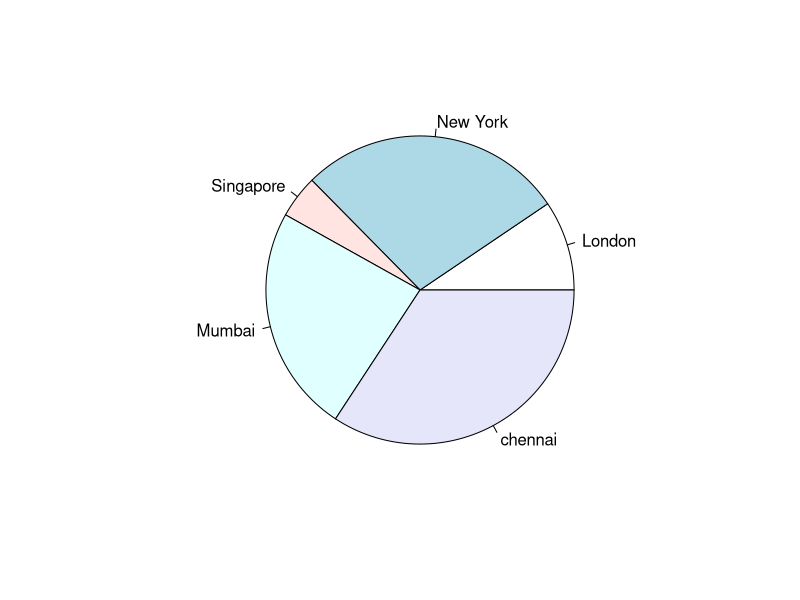
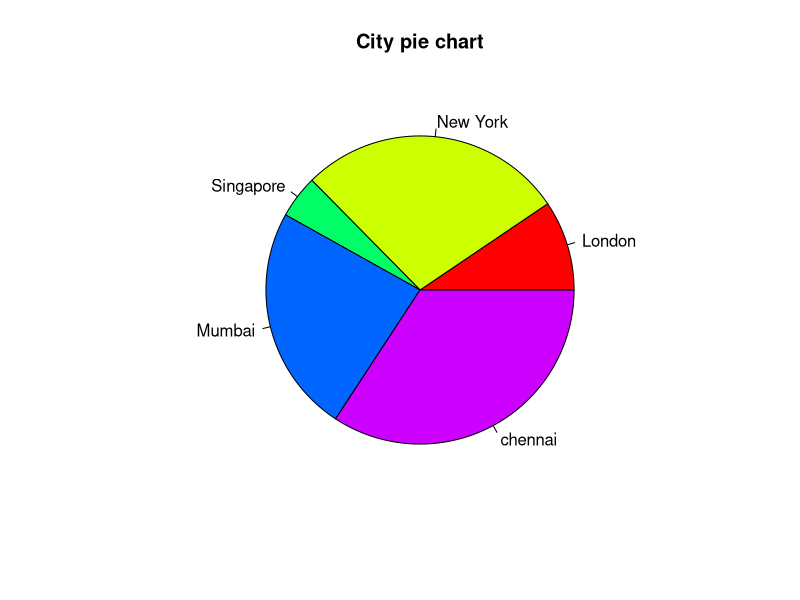
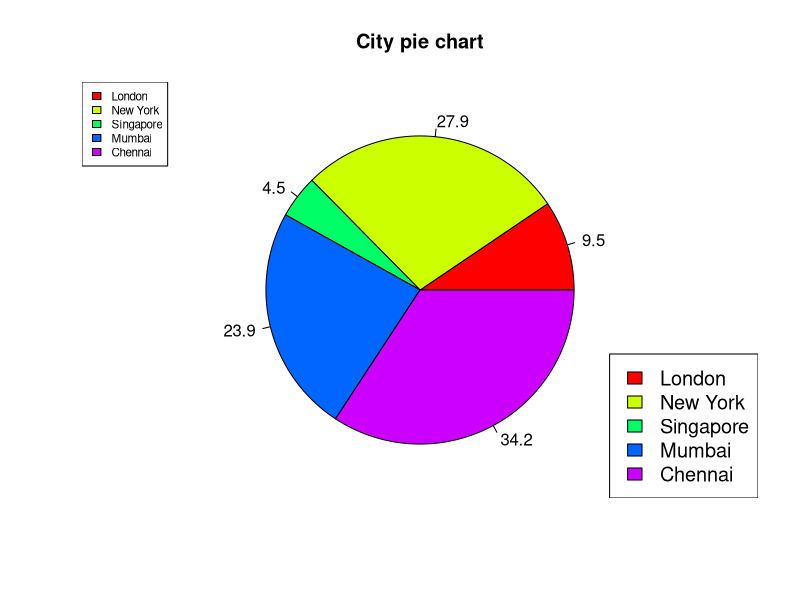
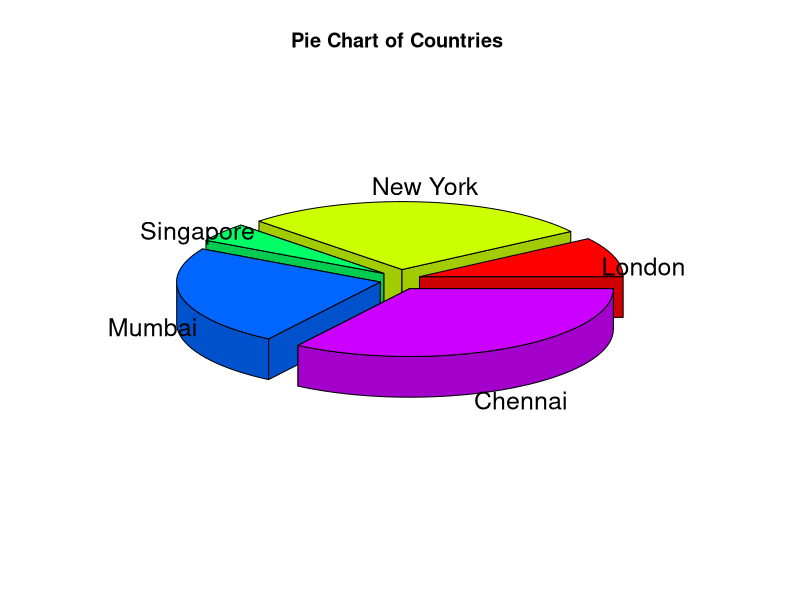
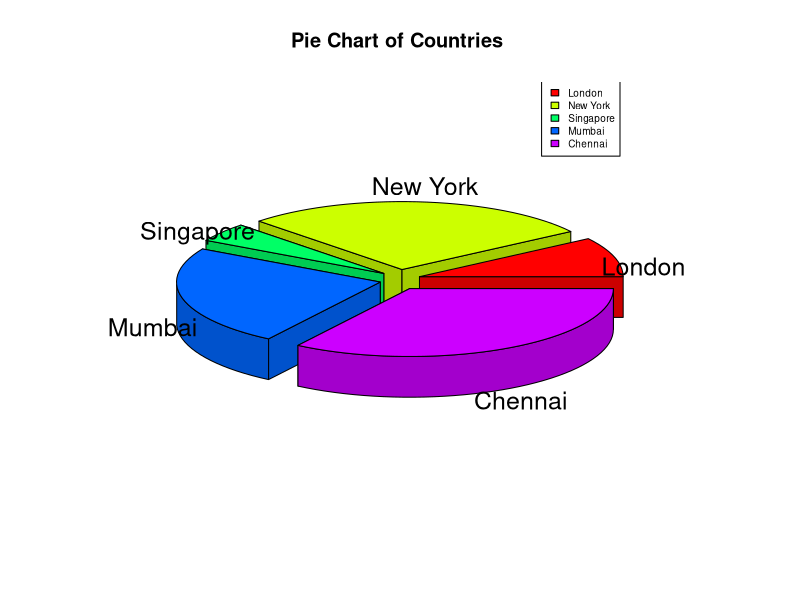
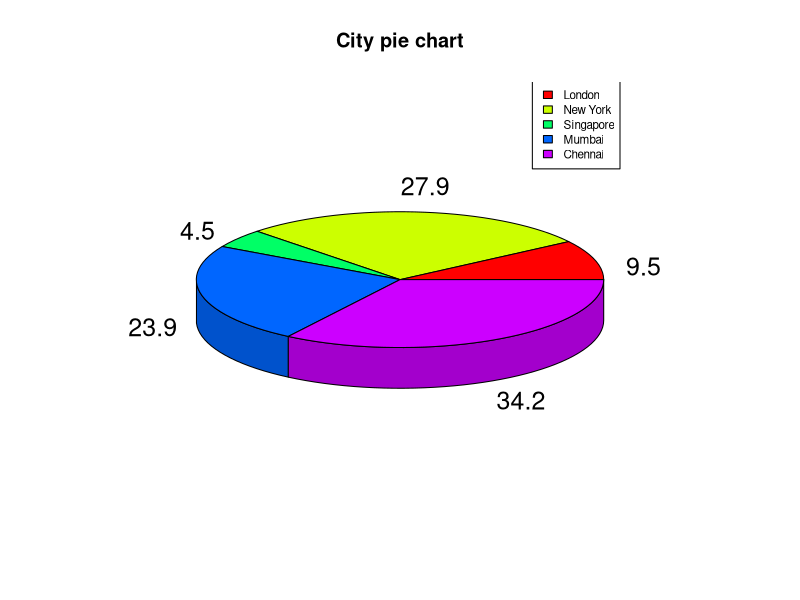
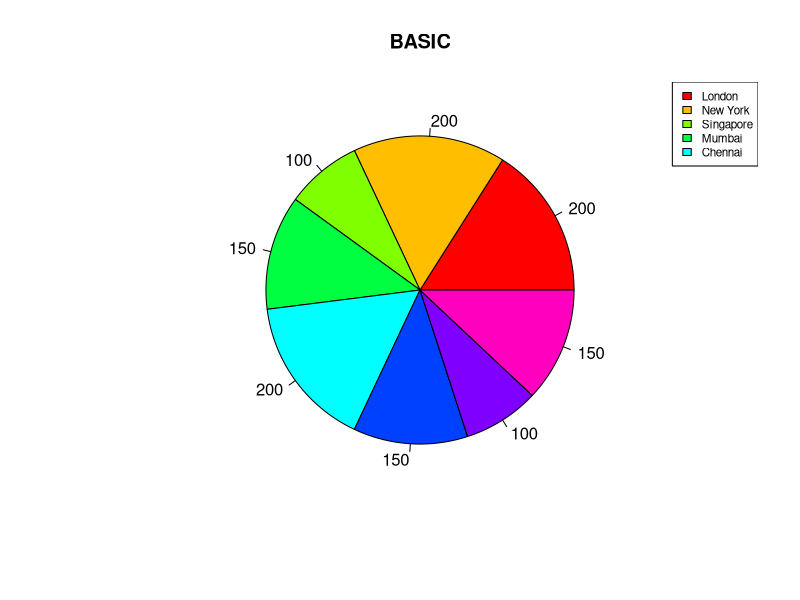

These figures' R source, in order: (Note: this script raises an error after producing the figures.)
#R Programming language has numerous libraries to create charts and graphs. A pie-chart is a representation of values as slices of a circle with different colors. 
#The slices are labeled and the numbers corresponding to each slice is also represented in the chart.

#In R the pie chart is created using the pie() function which takes positive numbers as a vector input. The additional parameters are used to control labels, color, title etc.

#Syntax
#The basic syntax for creating a pie-chart using the R is −

#pie(x, labels, radius, main, col, clockwise)
#Following is the description of the parameters used −

#x is a vector containing the numeric values used in the pie chart.

#labels is used to give description to the slices.

#radius indicates the radius of the circle of the pie chart.(value between −1 and +1).

#main indicates the title of the chart.

#col indicates the color palette.

#clockwise is a logical value indicating if the slices are drawn clockwise or anti clockwise.

#Example
#A very simple pie-chart is created using just the input vector and labels.
#The below script will create and save the pie chart in the current R working directory.

# Create data for the graph.
x <- c(21, 62, 10, 53,76)
#x<-c(9,13,21,8,36,22,12,41,31,33,19)
# 21+62+10+53+76=222
#21/146*360
21/222*360


34.05+100.54+16.21+85.95+123.24
labels <- c("London", "New York", "Singapore", "Mumbai","chennai")

# Give the chart file a name.
#png(file = "city.png")

# Plot the chart.
pie(x,labels)

# Save the file.
#dev.off()

#Pie Chart Title and Colors
#We can expand the features of the chart by adding more parameters to the function. We will use parameter main to add a title to the chart and another parameter is col which will make use of rainbow colour pallet while drawing the chart. The length of the pallet should be same as the number of values we have for the chart. Hence we use length(x).

#Example
#The below script will create and save the pie chart in the current R working directory.


# Plot the chart with title and rainbow color pallet.
pie(x, labels, main = "City pie chart", col = rainbow(length(x)))


#Slice Percentages and Chart Legend
#We can add slice percentage and a chart legend by creating additional chart variables.


# Create data for the graph.
x <- c(21, 62, 10, 53,76)
labels <-  c("London","New York","Singapore","Mumbai","Chennai")

piepercent<- round(100*x/sum(x), 1)

# Give the chart file a name.
#png(file = "city_percentage_legends.jpg")

# Plot the chart.
pie(x, labels = piepercent, main = "City pie chart",col = rainbow(length(x)))
legend("topleft", c("London","New York","Singapore","Mumbai","Chennai"), cex = 0.7,
       fill = rainbow(length(x)))


legend("bottomright",labels,cex=1.2,fill=rainbow(length(x)))
# Save the file.
#3dev.off()

#3D Pie Chart
#A pie chart with 3 dimensions can be drawn using additional packages. The package plotrix has a function called pie3D() that is used for this.

# Get the library.
library(plotrix)

setwd("E:/MCA/unit III")
# Create data for the graph.
x <-  c(21, 62, 10,53,76)
lbl <-  c("London","New York","Singapore","Mumbai","Chennai")

# Give the chart file a name.
#png(file = "3d_pie_chart.jpg")

# Plot the chart.
pie3D(x,labels = lbl,explode = 0.1, main = "Pie Chart of Countries ")
pie3D(x,labels=lbl,explode = 0.1, main = "Pie Chart of Countries ",)
legend("topright", c("London","New York","Singapore","Mumbai","Chennai"), cex =0.6,
       fill = rainbow(length(x)))
# Save the file.
dev.off()

x <- c(21, 62, 10, 53,76)
labels <-  c("London","New York","Singapore","Mumbai","Chennai")

piepercent<- round(100*x/sum(x), 1)

# Give the chart file a name.
#png(file = "city_percentage_legends.jpg")

# Plot the chart.
pie3D(x, labels = piepercent, main = "City pie chart",col = rainbow(length(x)))
legend("topright", c("London","New York","Singapore","Mumbai","Chennai"), cex = 0.7,
       fill = rainbow(length(x)))




setwd("E:/MCA/unit III")

df<-read.csv("Combined.csv")
print(df)

v<-df[,c("Basic")]
print(v)

v<-c(4,4)
lbl <-  c("100","150")

v<-df[,c("Basic")]
print(v)

lbl <-  c("100","150","200")
v<-df[,c("Basic")]
print(v)

lbl<-v
# Give the chart file a name.
#png(file = "3d_pie_chart.jpg")
pie(v,lbl,main="BASIC",col=rainbow(length(v)))
legend("topright", c("London","New York","Singapore","Mumbai","Chennai"), cex = 0.7,
       fill = rainbow(length(v)))

legend("topleft", c(100,120,100,150,100,100,200,150), cex = 0.7,fill = rainbow(length(v)))


# Plot the chart.
pie3D(v,labels = lbl,explode = 0.1, main = "Pie Chart of Basic ",col=rainbow(length(v)))
#legend("bottomright",lbl,cex=0.7,fill=rainbow(length(v)))
legend("topright", lbl, cex = 0.7,fill = rainbow(length(v)))


v<-df[,c("SALARY")]
print(v)
lbl<-(c("1","2","3","4","5","6","7","8"))
lbl<-c(v)
pie(v,lbl)
# Plot the chart.
pie3D(v,labels = lbl,explode = 0.1, main = "Pie Chart of Salary ")


# Barchart, Boxplot
# Barchart will be working for individual data by drawing corresponds bars based on their values
# Boxplot will be working for data which will show Max, 1st Quartile, Mean/Median,3rd Quartile and Max
# Histogram will be showing a graph based on the frequence (number of data)in a dataset for a particularly
#piechart will working for individual data by drawing corresponds slices in a circle based on their values
